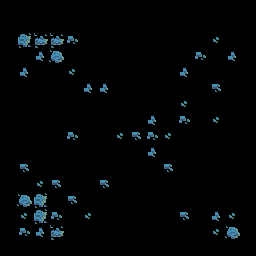

Below is a game level as drawn by its tile map, then a one-line description and the .tmx file that defines it, in full:
An orthogonal 16x16 tile map with 16x16 px tiles, 1 tile layer (Layout), 5 tilesets.

<map version="1.0" tiledversion="1.1.2" orientation="orthogonal" renderorder="right-down" width="16" height="16" tilewidth="16" tileheight="16" infinite="0" nextobjectid="1">
 <tileset firstgid="1" source="world1_tileset.tsx" />
 <tileset firstgid="241" source="world1_doors_front.tsx" />
 <tileset firstgid="385" source="world1_doors_side.tsx" />
 <tileset firstgid="475" source="object_rocks.tsx" />
 <tileset firstgid="478" source="large_crates.tsx" />
 <layer name="Layout" width="16" height="16">
  <data encoding="csv">
0,0,0,0,0,0,0,0,0,0,0,0,0,0,0,0,
0,0,0,0,0,0,0,0,0,0,0,0,0,0,0,0,
0,475,477,477,185,0,0,0,0,0,0,0,0,187,0,0,
0,0,186,476,0,0,0,0,0,0,0,0,185,0,186,0,
0,186,0,0,187,0,0,0,0,0,0,186,0,0,0,0,
0,0,0,0,0,186,186,0,0,0,0,0,0,184,0,0,
0,0,0,0,0,0,0,0,0,0,0,187,0,0,0,0,
0,0,0,0,0,0,0,0,0,186,0,185,0,187,0,0,
0,0,0,0,185,0,0,187,184,185,187,0,0,0,0,0,
0,0,0,0,0,0,0,0,0,186,0,0,0,0,0,0,
0,184,0,0,0,0,0,0,0,0,184,0,0,0,0,0,
0,0,187,184,0,0,184,0,0,0,0,0,0,0,0,0,
0,476,475,0,184,0,0,0,0,0,0,0,0,0,0,0,
0,187,475,185,0,187,0,0,0,0,0,184,0,186,187,0,
0,185,186,477,0,0,0,0,0,0,0,0,0,187,476,0,
0,0,0,0,0,0,0,0,0,0,0,0,0,0,0,0
</data>
 </layer>
</map>
